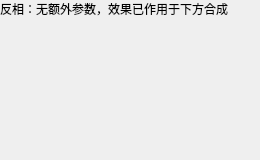
<?xml version="1.0" encoding="UTF-8"?>
<ui version="4.0">
 <class>AdjInvert</class>
 <widget class="QWidget" name="AdjInvert">
  <property name="geometry">
   <rect><x>0</x><y>0</y><width>260</width><height>160</height></rect>
  </property>
  <layout class="QVBoxLayout" name="rootLayout">
   <property name="spacing"><number>4</number></property>
   <property name="leftMargin"><number>0</number></property>
   <property name="topMargin"><number>0</number></property>
   <property name="rightMargin"><number>0</number></property>
   <property name="bottomMargin"><number>0</number></property>
           <item>
            <widget class="QLabel" name="labelHint">
             <property name="text"><string>反相：无额外参数，效果已作用于下方合成</string></property>
             <property name="wordWrap"><bool>true</bool></property>
            </widget>
           </item>   <item>
    <spacer name="vSpacer">
     <property name="orientation"><enum>Qt::Orientation::Vertical</enum></property>
     <property name="sizeHint" stdset="0"><size><width>20</width><height>1</height></size></property>
    </spacer>
   </item>
  </layout>
 </widget>
 <resources/>
 <connections/>
</ui>
